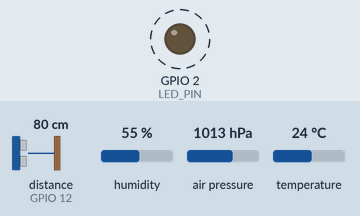
This sketch was run on a simulated ESP32. Parts: output pins drawn as LEDs (lit = HIGH). Dashed ring = blinking. Inputs (shaded band) come from the test bench; at power-on: distance to the obstacle (sensor on GPIO 12) 80 cm, humidity 55 %, air pressure 1013 hPa, temperature 24 °C. The echo pulse lasts 58.3 µs per cm; WiFi joins after 1.5 s; servers stay silent unless stated; pins used as bus, display or sensor lines are not drawn; what the sketch prints to the serial monitor is not drawn.

Above: at 1.7 s.
Timing chart, 0 to 4.5 s (numbered marks = the images above):
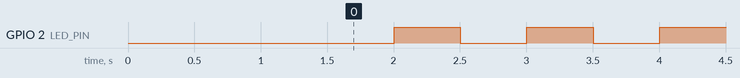

Measured:
- by itself, GPIO 2 (LED_PIN): alternates HIGH for 0.50 s and LOW for 0.50 s

The sketch:

MiniProject_ESP32_Sensor_Data_Logger.ino
```cpp
#include <WiFi.h>
#include <HTTPClient.h>
#include <Wire.h>
#include <Adafruit_Sensor.h>
#include <Adafruit_BME280.h>

/* ---------- PIN DEFINITIONS ---------- */
#define SDA_PIN 21
#define SCL_PIN 22

#define TRIG_PIN 13
#define ECHO_PIN 12

#define LED_PIN 2   // ESP32 built-in LED (ACTIVE-LOW)

/* ---------- WIFI ---------- */
const char* ssid = "i.m";
const char* password = "siomdulu";

/* ---------- GOOGLE SHEET URL ---------- */
const char* serverURL =
"https://script.google.com/macros/s/AKfycbyDYsa0cPx5rri4JJRsHstzrdy-6BUwzbk6EpTjLSYcRmNcwcQbvBpi4M1mdL6rYSut/exec";

/* ---------- SENSOR ---------- */
Adafruit_BME280 bme;

/* ---------- WIFI LED VARIABLES ---------- */
unsigned long previousBlinkMillis = 0;
const unsigned long blinkInterval = 500;
bool ledState = false;

/* ---------- AVERAGING VARIABLES ---------- */
unsigned long previousReadMillis = 0;
const unsigned long readInterval = 60000; // 1 minute

int sampleCount = 0;
const int maxSamples = 30;

// Running sums
float sumTemp = 0;
float sumHum  = 0;
float sumPres = 0;
float sumDist = 0;

/* ---------- WIFI LED FUNCTION ---------- */
void wifiLEDStatus() {
  if (WiFi.status() == WL_CONNECTED) {
    unsigned long currentMillis = millis();
    if (currentMillis - previousBlinkMillis >= blinkInterval) {
      previousBlinkMillis = currentMillis;
      ledState = !ledState;
      digitalWrite(LED_PIN, !ledState); // ACTIVE-LOW
    }
  } else {
    digitalWrite(LED_PIN, LOW); // ON when NOT connected
  }
}

/* ---------- SETUP ---------- */
void setup() {
  Serial.begin(115200);

  pinMode(LED_PIN, OUTPUT);
  digitalWrite(LED_PIN, LOW);

  // WiFi
  WiFi.begin(ssid, password);
  Serial.print("Connecting to WiFi");

  while (WiFi.status() != WL_CONNECTED) {
    wifiLEDStatus();
    delay(500);
    Serial.print(".");
  }

  Serial.println("\n✅ WiFi connected");

  // I2C
  Wire.begin(SDA_PIN, SCL_PIN);

  if (!bme.begin(0x76)) {
    Serial.println("❌ BME280 not found");
    while (1);
  }

  pinMode(TRIG_PIN, OUTPUT);
  pinMode(ECHO_PIN, INPUT);

  Serial.println("✅ System ready");
}

/* ---------- LOOP ---------- */
void loop() {
  wifiLEDStatus();

  unsigned long currentMillis = millis();

  /* ---------- READ SENSOR EVERY 1 MINUTE ---------- */
  if (currentMillis - previousReadMillis >= readInterval) {
    previousReadMillis = currentMillis;

    // Read BME280
    float temp = bme.readTemperature();
    float hum  = bme.readHumidity();
    float pres = (bme.readPressure() / 100.0F) / 1013.25;

    // Read HC-SR04
    digitalWrite(TRIG_PIN, LOW);
    delayMicroseconds(2);
    digitalWrite(TRIG_PIN, HIGH);
    delayMicroseconds(10);
    digitalWrite(TRIG_PIN, LOW);

    long duration = pulseIn(ECHO_PIN, HIGH, 100000);
    float dist = (duration > 0) ? duration * 0.034 / 2 : 0;

    // Store running sums
    sumTemp += temp;
    sumHum  += hum;
    sumPres += pres;
    sumDist += dist;

    sampleCount++;

    Serial.print("📊 Sample ");
    Serial.print(sampleCount);
    Serial.print(" | Temp: ");
    Serial.print(temp);
    Serial.print(" °C | Hum: ");
    Serial.print(hum);
    Serial.print(" % | Pres: ");
    Serial.print(pres);
    Serial.print(" atm | Dist: ");
    Serial.print(dist);
    Serial.println(" cm");
  }

  /* ---------- SEND AVERAGE AFTER 30 MINUTES ---------- */
  if (sampleCount >= maxSamples) {

    float avgTemp = sumTemp / maxSamples;
    float avgHum  = sumHum  / maxSamples;
    float avgPres = sumPres / maxSamples;
    float avgDist = sumDist / maxSamples;

    if (WiFi.status() == WL_CONNECTED) {
      HTTPClient http;

      String url = String(serverURL) +
        "?temp=" + String(avgTemp, 2) +
        "&hum="  + String(avgHum, 2) +
        "&pres=" + String(avgPres, 4) +
        "&dist=" + String(avgDist, 2);

      http.begin(url);
      int httpCode = http.GET();

      if (httpCode > 0) {
        Serial.println("📤 30-minute AVERAGE sent to Google Sheets");
      } else {
        Serial.println("❌ Failed to send average data");
      }

      http.end();
    }

    // Reset for next cycle
    sampleCount = 0;
    sumTemp = sumHum = sumPres = sumDist = 0;
  }
}
```
